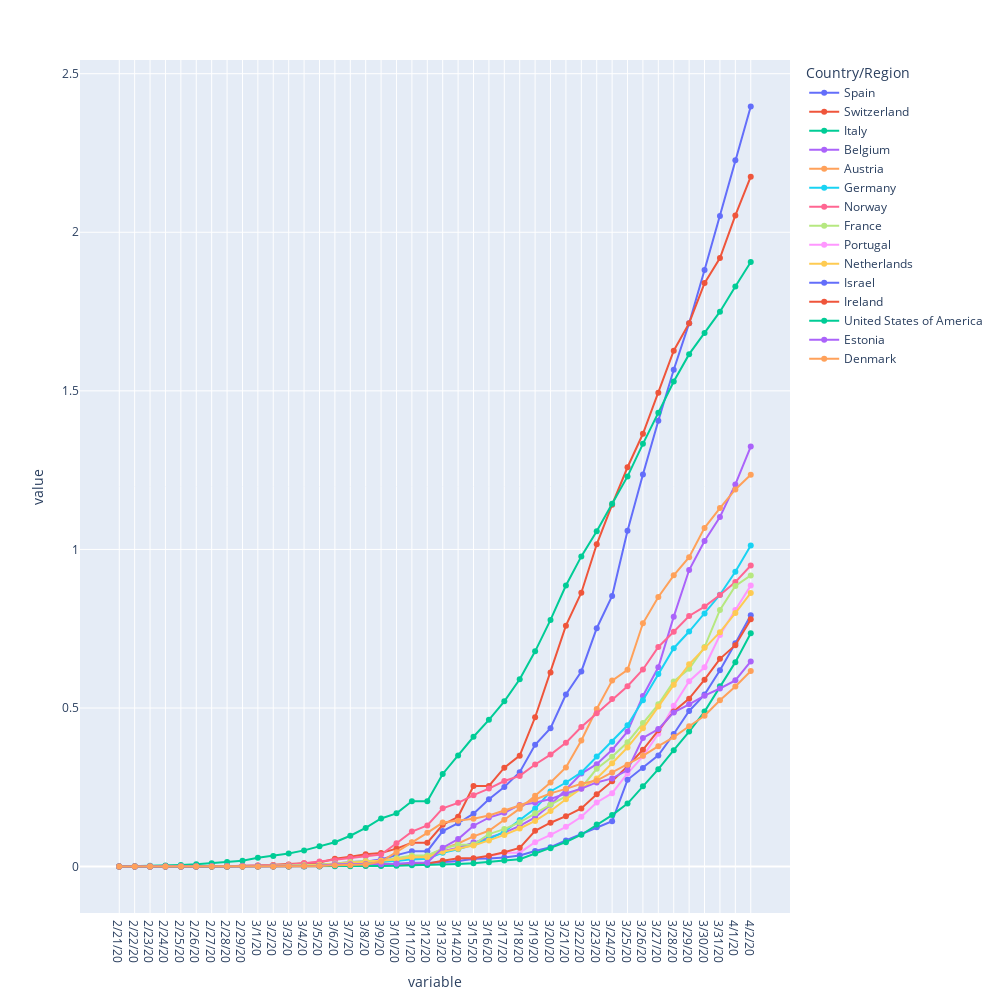

Notebook code for this chart:
### Code cell
import plotly.express as px

df_top_per_capita_tidy = df_top_per_capita.reset_index().melt(id_vars='Country/Region')

fig = px.line(df_top_per_capita_tidy, x='variable', y='value', color='Country/Region', width=1000, height=1000)
fig.update_traces(mode="markers+lines")

fig.show()
